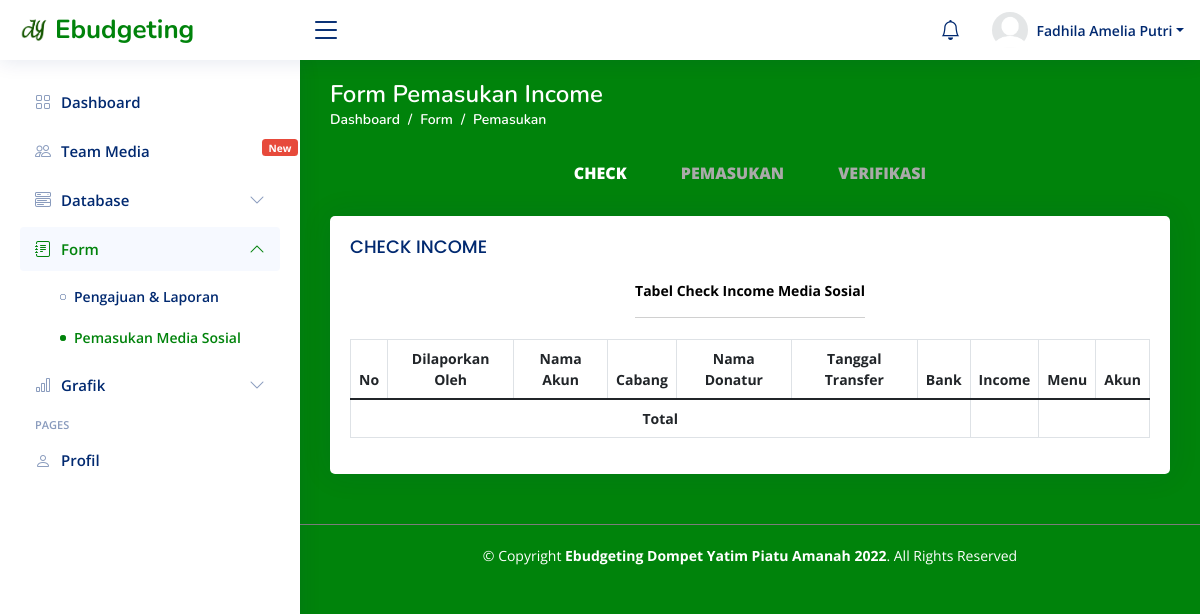
The app's page /admin/income_media.php?id_forms=forms_check (signed in), older data.
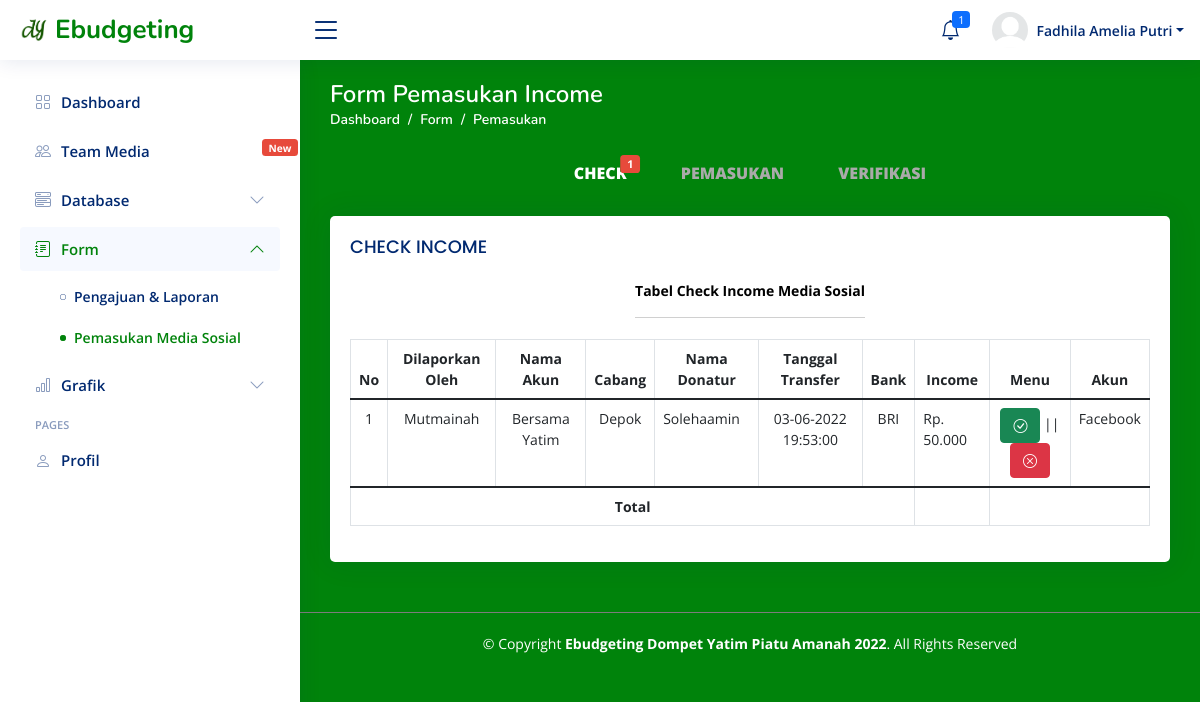
The same page, newer data.
### tables this page shows
CREATE TABLE `income_media` (
  `id` int(11) NOT NULL,
  `id_pengurus` varchar(100) NOT NULL,
  `nomor_id` varchar(100) NOT NULL,
  `pemegang` varchar(100) NOT NULL,
  `nama_akun` varchar(100) NOT NULL,
  `cabang` varchar(100) NOT NULL,
  `nama_donatur` varchar(100) NOT NULL,
  `tanggal_tf` date NOT NULL,
  `jam_tf` time NOT NULL,
  `bank` varchar(100) NOT NULL,
  `jumlah_tf` varchar(100) NOT NULL,
  `status` varchar(100) NOT NULL,
  `verif` varchar(50) NOT NULL
);

### admin/income_media.php (called while the page is built)
<?php include '../homepage.php' ?>

### models/pemasukan/check_pemasukan.php (the view, shortened to what the changed rows need)
<div class="card-body">
    <div class="table-responsive">
        <table id="tabel-data_verifIncomeMedia" class="table table-bordered">
            <thead>
                <tr style="text-align: center;">
                    <th scope="col">No</th>
                    <th scope="col">Dilaporkan Oleh</th>
                    <th scope="col">Nama Akun</th>
                    <th scope="col">Cabang</th>
                    <th scope="col">Nama Donatur</th>
                    <th scope="col">Tanggal Transfer</th>
                    <th scope="col">Bank</th>
                    <th scope="col">Income</th>
                    <th scope="col">Menu</th>
                    <th scope="col">Akun</th>
                </tr>
            </thead>
            <tbody>
                <?php
                    $no = 1;
                    while ($r = $q->fetch_assoc()) {
                    $bln       = substr($r['tanggal_tf'], 5,-3);
                    $nama      = strtolower($r['pemegang']);
                    $donatur      = strtolower($r['nama_donatur']);
                ?>
                <tr>
                    <td style="text-align: center;"><?= $no++ ?></td>
                    <td style="text-align: center;"><?= ucwords($nama) ?></td>
                    <td style="text-align: center;"><?= ucwords($r['nama_akun']) ?></td>
                    <td style="text-align: center;"><?= ucwords($r['cabang']) ?></td>
                    <td><?= ucwords($donatur) ?></td>
                    <td style="text-align: center;">
                        <?= date('d-m-Y', strtotime($r['tanggal_tf'])); ?> <?= $r["jam_tf"] ?></td>
                    <td style="text-align: center;"><?= ucwords($r['bank']) ?></td>
                    <td>Rp. <?= number_format($r['jumlah_tf'],0,"." , ".") ?></td>
                    <td style=" text-align: center;">
                        <a class="btn btn-success"
                            href="../verif/laporan/checkIncome.php?id_unik=<?= $r['id'] ?>&id_p=<?= $bln ?>"
                            onclick="return confirm('Income akan dikonfirmasi dan sudah valid??!')">
                            <i class="bi bi-check-circle text-white"></i></a> ||
                        <a class="btn btn-danger"
                            href="../verif/laporan/batalIncome.php?id_unik=<?= $r['id'] ?>&id_p=<?= $bln ?>"
                            onclick="return confirm('Income akan dibatalkan karena tidak sesuai dan dihapus??!')">
                            <i class="bi bi-x-circle text-white"></i></a>
                    </td>
                    <td style="text-align: center;">
                        <?php if ($r["id_pengurus"] == "instagram") { ?>
                        Instagram
                        <?php } else { ?>
                        Facebook
                        <?php } ?>
                    </td>
                </tr>
                <?php } ?>
            </tbody>
            <tfoot>
                <tr style="text-align: center;">
                    <th colspan="7">Total</th>
                    <th></th>
                    <th colspan="2"></th>
                </tr>
            </tfoot>
        </table>
    </div>
</div>

### base/notification.php (shortened to what the changed rows need)
<?php
if ($_SESSION["id_pengurus"] == "management_keuangan") {
    $q  = mysqli_query($conn, "SELECT * FROM 2022_program WHERE laporan = 'Belum Laporan' AND status = 'Pending' ORDER BY `tgl_pengajuan` DESC");
    $s = $q->num_rows;
    $q2  = mysqli_query($conn, "SELECT * FROM 2022_program WHERE laporan = 'Menunggu Verifikasi' ORDER BY `tgl_pengajuan` DESC");
    $s2 = $q2->num_rows;
    $n_log  = mysqli_query($conn, "SELECT * FROM 2022_logistik WHERE laporan = 'Belum Laporan' AND status = 'Pending' ORDER BY `tgl_pengajuan` DESC");
    $logistik = $n_log->num_rows;
    $n_log2  = mysqli_query($conn, "SELECT * FROM 2022_logistik WHERE laporan = 'Menunggu Verifikasi' ORDER BY `tgl_pengajuan` DESC");
    $logistik2 = $n_log2->num_rows;
    $n_as   = mysqli_query($conn, "SELECT * FROM 2022_aset_yayasan WHERE laporan = 'Belum Laporan' AND status = 'Pending' ORDER BY `tgl_dibuat` DESC");
    $aset   = $n_as->num_rows;
    $n_as2  = mysqli_query($conn, "SELECT * FROM 2022_aset_yayasan WHERE laporan = 'Menunggu Verifikasi' ORDER BY `tgl_dibuat` DESC");
    $aset2  = $n_as2->num_rows;
    $n_uang     = mysqli_query($conn, "SELECT * FROM 2022_uang_makan WHERE laporan = 'Belum Laporan' AND status = 'Pending' ORDER BY `tgl_dibuat` DESC");
    $uang_makan = $n_uang->num_rows;
    $n_uang2        = mysqli_query($conn, "SELECT * FROM 2022_uang_makan WHERE laporan = 'Menunggu Verifikasi' ORDER BY `tgl_dibuat` DESC");
    $uang_makan2    = $n_uang2->num_rows;
    $n_gaji         = mysqli_query($conn, "SELECT * FROM 2022_gaji_karyawan WHERE laporan = 'Belum Laporan' AND status = 'Pending' ORDER BY `tgl_dibuat` DESC");
    $gaji_karyawan  = $n_gaji->num_rows;
    $n_gaji2        = mysqli_query($conn, "SELECT * FROM 2022_gaji_karyawan WHERE laporan = 'Menunggu Verifikasi' ORDER BY `tgl_dibuat` DESC");
    $gaji_karyawan2 = $n_gaji2->num_rows;
    $n_lain         = mysqli_query($conn, "SELECT * FROM 2022_anggaran_lain WHERE laporan = 'Belum Laporan' AND status = 'Pending' ORDER BY `tgl_dibuat` DESC");
    $anggaran_lain  = $n_lain->num_rows;
    $n_lain2        = mysqli_query($conn, "SELECT * FROM 2022_anggaran_lain WHERE laporan = 'Menunggu Verifikasi' ORDER BY `tgl_dibuat` DESC");
    $anggaran_lain2 = $n_lain2->num_rows;
    $n_main         = mysqli_query($conn, "SELECT * FROM 2022_maintenance WHERE laporan = 'Belum Laporan' AND status = 'Pending' ORDER BY `tgl_dibuat` DESC");
    $maintenance    = $n_main->num_rows;
    $n_main2        = mysqli_query($conn, "SELECT * FROM 2022_maintenance WHERE laporan = 'Menunggu Verifikasi' ORDER BY `tgl_dibuat` DESC");
    $maintenance2   = $n_main2->num_rows;
    $n_oy         = mysqli_query($conn, "SELECT * FROM 2022_operasional_yayasan WHERE laporan = 'Belum Laporan' AND status = 'Pending' ORDER BY `tgl_dibuat` DESC");
    $operasional_yayasan    = $n_oy->num_rows;
    $n_oy2        = mysqli_query($conn, "SELECT * FROM 2022_operasional_yayasan WHERE laporan = 'Menunggu Verifikasi' ORDER BY `tgl_dibuat` DESC");
    $operasional_yayasan2   = $n_oy2->num_rows;
} else {
    if ($_SESSION["id_pengurus"] == "kepala_income") {
        $q  = mysqli_query($conn, "SELECT * FROM 2022_program WHERE laporan = 'Belum Laporan' AND status = 'OK' AND cabang = 'Tajur' ORDER BY `tgl_pengajuan` DESC");
        $s = $q->num_rows;
        $n_log  = mysqli_query($conn, "SELECT * FROM 2022_logistik WHERE laporan = 'Belum Laporan' AND status = 'OK' AND cabang = 'Tajur' ORDER BY `tgl_pengajuan` DESC");
        $logistik = $n_log->num_rows;
        $n_as   = mysqli_query($conn, "SELECT * FROM 2022_aset_yayasan WHERE laporan = 'Belum Laporan' AND status = 'OK' AND cabang = 'Tajur' ORDER BY `tgl_dibuat` DESC");
        $aset   = $n_as->num_rows;
        $n_uang     = mysqli_query($conn, "SELECT * FROM 2022_uang_makan WHERE laporan = 'Belum Laporan' AND status = 'OK' AND cabang = 'Tajur' ORDER BY `tgl_dibuat` DESC");
        $uang_makan = $n_uang->num_rows;
        $n_gaji         = mysqli_query($conn, "SELECT * FROM 2022_gaji_karyawan WHERE laporan = 'Belum Laporan' AND status = 'OK' AND cabang = 'Tajur' ORDER BY `tgl_dibuat` DESC");
        $gaji_karyawan  = $n_gaji->num_rows;
        $n_lain         = mysqli_query($conn, "SELECT * FROM 2022_anggaran_lain WHERE laporan = 'Belum Laporan' AND status = 'OK' AND cabang = 'Tajur' ORDER BY `tgl_dibuat` DESC");
        $anggaran_lain  = $n_lain->num_rows;
        $n_main         = mysqli_query($conn, "SELECT * FROM 2022_maintenance WHERE laporan = 'Belum Laporan' AND status = 'OK' AND cabang = 'Tajur' ORDER BY `tgl_dibuat` DESC");
        $maintenance    = $n_main->num_rows;
        $n_oy         = mysqli_query($conn, "SELECT * FROM 2022_operasional_yayasan WHERE laporan = 'Belum Laporan' AND status = 'OK' AND cabang = 'Tajur' ORDER BY `tgl_dibuat` DESC");
        $operasional_yayasan    = $n_oy->num_rows;
        $n_in      = mysqli_query($conn, "SELECT * FROM income_media WHERE status = 'Menunggu Verifikasi' ORDER BY `tanggal_tf` DESC");
        $income    = $n_in->num_rows;
    }
}
?>
<?php if ($_SESSION["id_pengurus"] == "kepala_income" || $_SESSION["id_pengurus"] == "kepala_pengajuan") { ?>
<li class="nav-item dropdown">
    <a class="nav-link nav-icon" href="#" data-bs-toggle="dropdown">
        <i class="bi bi-bell"></i>
        <?php if ($s+$logistik+$aset+$uang_makan+$gaji_karyawan+$anggaran_lain+$maintenance+$operasional_yayasan+$income > 0) { ?>
        <span
            class="badge bg-primary badge-number"><?= $s+$logistik+$aset+$uang_makan+$gaji_karyawan+$anggaran_lain+$maintenance+$operasional_yayasan+$income ?></span>
        <?php } ?>
    </a>
</li>
<?php } else { ?>
<?php } ?>

### models/pemasukan/pemasukan_models/check-nav.php (shortened to what the changed rows need)
<nav class="stroke">
    <ul>
        <li>
            <a class="active" href="<?= $_SESSION["username"] ?>.php?id_forms=forms_check">Check
                <?php if ($s > 0) { ?>
                <span class="badge badge-danger badge-counter"><?= $s ?></span>
                <?php } ?>
            </a>
        </li>
    </ul>
</nav>

Row changes from the older to the newer data that the page shows:
added income_media: pemegang "Mutmainah", nama_akun "Bersama Yatim", cabang "Depok", nama_donatur "Solehaamin", tanggal_tf "03-06-2022", jam_tf "19:53:00", bank "BRI", jumlah_tf "50.000", id_pengurus "Facebook"
Text that changed along with them:
$s: (not shown) → "1"
text now shown: "1"
